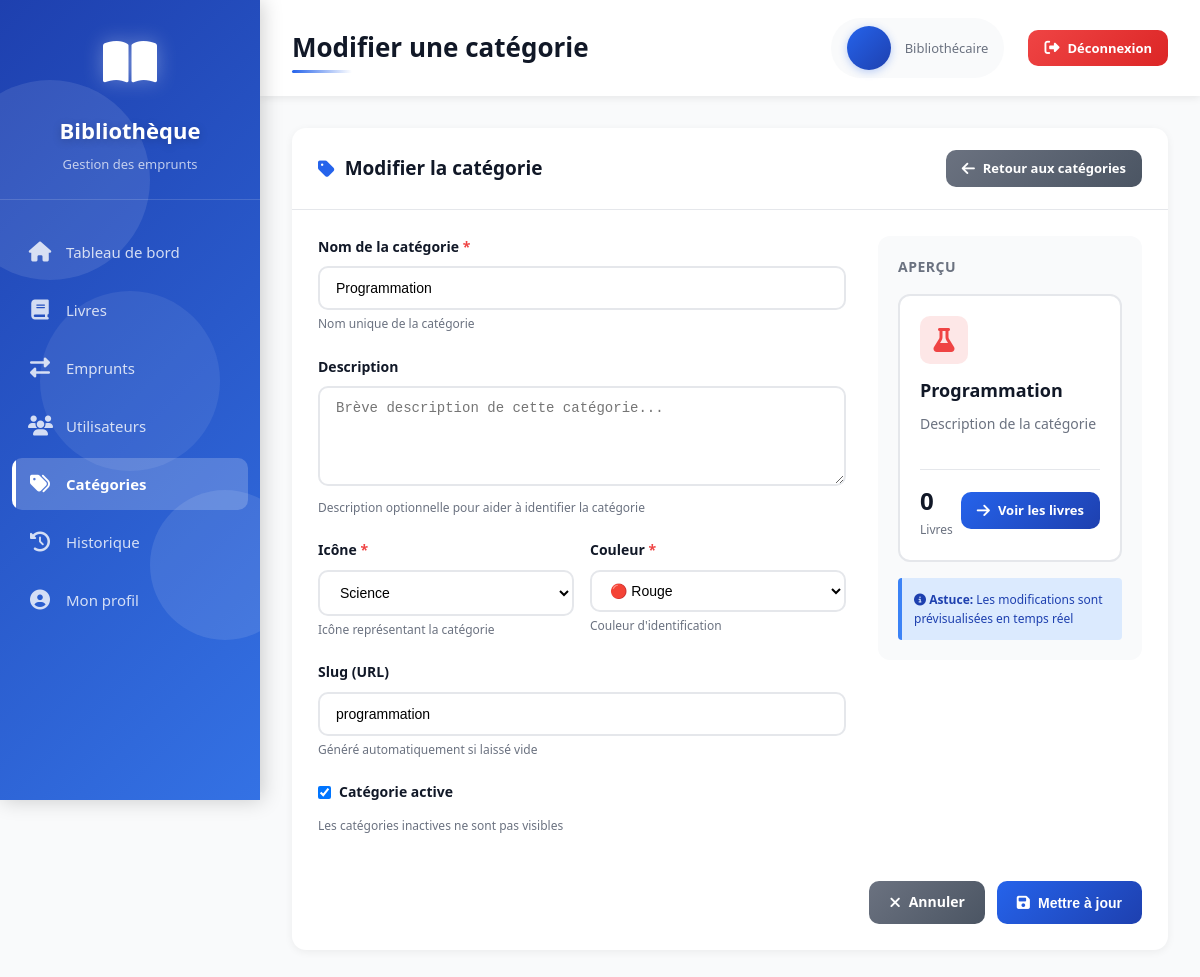
Screenshot of /categories/edit/3/ (signed in) with the database file from the repository.
### books/models.py (models this page shows, shortened)
class Categorie(models.Model):
    nom = models.CharField(max_length=40,null=False)
    description = models.TextField()
    icone = models.CharField(max_length=50, choices=ICONE_CHOICES)
    couleur = models.CharField(max_length=10, null=False)
    slug_url = models.SlugField(max_length=100, blank=True, unique=True)
    is_active = models.BooleanField(default=True)

### app/views.py (the view, shortened to what this page needs)
# urls.py: path("categories/edit/<int:pk>/", views.categories_form, name="categories_edit"),
@login_required(login_url='signin')
def categories_form(request, pk=None):
    category = None
    if pk:
        category = get_object_or_404(Categorie, pk=pk)
    return render(request, "categories_form.html", {
        "category": category,
        "ICONE_CHOICES": ICONE_CHOICES,
    })

### templates/categories_form.html (shortened to what this page needs)
{% extends 'base.html' %}
{% if category %}
    {% url 'categories_edit' category.id as form_url %}
{% else %}
    {% url 'categories_form' as form_url %}
{% endif %}
{% block page_title %}{% if category %}Modifier{% else %}Ajouter{% endif %} une catégorie{% endblock %}
{% block content %}
<div class="card">
    <div class="card-header">
        <h3>
            <i class="fas fa-tag"></i>
            {% if category %}Modifier la catégorie{% else %}Nouvelle catégorie{% endif %}
        </h3>
        <a href="{% url 'categories_list' %}" class="btn btn-secondary btn-sm">
            <i class="fas fa-arrow-left"></i>
            Retour aux catégories
        </a>
    </div>
    <div class="card-body">
        <form method="post" action="{{ form_url }}">
            <div style="display: grid; grid-template-columns: 2fr 1fr; gap: 32px;">
                <div>
                    <div class="form-group">
                        <label for="nom">
                            Nom de la catégorie <span class="required">*</span>
                        </label>
                        <input
                            type="text"
                            id="nom"
                            name="nom"
                            value="{{ category.nom }}"
                            placeholder="Ex: Science-Fiction"
                            required
                        >
                        <span class="form-help">Nom unique de la catégorie</span>
                    </div>
                    <div class="form-group">
                        <label for="description">
                            Description
                        </label>
                        <textarea
                            id="description"
                            name="description"
                            placeholder="Brève description de cette catégorie..."
                            rows="4"
                        >{{ category.description }}</textarea>
                        <span class="form-help">Description optionnelle pour aider à identifier la catégorie</span>
                    </div>
                    <div style="display: grid; grid-template-columns: 1fr 1fr; gap: 16px;">
                        <div class="form-group">
                            <label for="icone">
                                Icône <span class="required">*</span>
                            </label>
                            <select id="icone" name="icone" required>
                                {% for val, label in ICONE_CHOICES %}
                                    <option value="{{ val }}" {% if category.icone == val %}selected{% endif %}>
                                        {{ label }}
                                    </option>
                                {% endfor %}
                            </select>
                            <span class="form-help">Icône représentant la catégorie</span>
                        </div>
                        <div class="form-group">
                            <label for="couleur">
                                Couleur <span class="required">*</span>
                            </label>
                            <select id="couleur" name="couleur" required style="padding: 10px 14px;">
                                <option value="#ef4444" {% if category.couleur == "#ef4444" %}selected{% endif %} style="background: #ef444420; color: #ef4444; font-weight: 600;">🔴 Rouge</option>
                            </select>
                            <span class="form-help">Couleur d'identification</span>
                        </div>
                    </div>
                    <div class="form-group">
                        <label for="slug">
                            Slug (URL)
                        </label>
                        <input
                            type="text"
                            id="slug"
                            name="slug"
                            value="{{ category.slug_url }}"
                            placeholder="Ex: science-fiction"
                        >
                        <span class="form-help">Généré automatiquement si laissé vide</span>
                    </div>
                    <div class="form-group">
                        <label style="display: flex; align-items: center; gap: 8px; cursor: pointer;">
                            <input
                                type="checkbox"
                                name="is_active"
                                {% if category.is_active or not category %}checked{% endif %}
                            >
                            <span>Catégorie active</span>
                        </label>
                        <span class="form-help">Les catégories inactives ne sont pas visibles</span>
                    </div>
                </div>
                <div>
                    <div style="background: #f9fafb; border-radius: 12px; padding: 20px; position: sticky; top: 100px;">
                        <h4 style="font-size: 14px; font-weight: 600; color: #6b7280; margin-bottom: 16px; text-transform: uppercase; letter-spacing: 0.5px;">
                            Aperçu
                        </h4>
                        <div id="preview-card" style="background: white; border: 2px solid #e5e7eb; border-radius: 12px; padding: 20px;">
                            <div style="display: flex; justify-content: space-between; align-items: start; margin-bottom: 12px;">
                                <div id="preview-icon-container" style="width: 48px; height: 48px; border-radius: 10px; background: #3b82f620; display: flex; align-items: center; justify-content: center;">
                                    <i id="preview-icon" class="fas fa-book" style="font-size: 24px; color: #3b82f6;"></i>
                                </div>
                            </div>
                            <h4 id="preview-name" style="font-size: 18px; font-weight: 600; color: #111827; margin-bottom: 8px;">
                            </h4>
                            <p id="preview-description" style="font-size: 14px; color: #6b7280; margin-bottom: 16px; min-height: 40px;">
                                Description de la catégorie
                            </p>
                            <div style="display: flex; justify-content: space-between; align-items: center; padding-top: 12px; border-top: 1px solid #e5e7eb;">
                                <div>
                                    <div style="font-size: 24px; font-weight: 700; color: #111827;">{{ category.book_count|default:"0" }}</div>
                                    <div style="font-size: 12px; color: #6b7280;">Livres</div>
                                </div>
                                <div class="btn btn-sm btn-primary" style="pointer-events: none;">
                                    <i class="fas fa-arrow-right"></i>
                                    Voir les livres
                                </div>
                            </div>
                        </div>
                        <div style="margin-top: 16px; padding: 12px; background: #dbeafe; border-left: 4px solid #3b82f6; border-radius: 4px;">
                            <div style="font-size: 12px; color: #1e40af;">
                                <i class="fas fa-info-circle"></i>
                                <strong>Astuce:</strong> Les modifications sont prévisualisées en temps réel
                            </div>
                        </div>
                    </div>
                </div>
            </div>
            <div class="btn-group" style="justify-content: flex-end; margin-top: 24px;">
                <a href="{% url 'categories_list' %}" class="btn btn-secondary">
                    <i class="fas fa-times"></i>
                    Annuler
                </a>
                <button type="submit" class="btn btn-primary">
                    <i class="fas fa-save"></i>
                    {% if category %}Mettre à jour{% else %}Enregistrer{% endif %}
                </button>
            </div>
        </form>
    </div>
</div>
{% endblock %}

### static/css/style.css (style rules this page uses)
:root { --primary-color: #2563eb; --primary-dark: #1e40af; --secondary-color: #10b981; --danger-color: #ef4444; --warning-color: #f59e0b; --dark-bg: #1f2937; --sidebar-bg: #111827; --text-dark: #111827; --text-light: #6b7280; --border-color: #e5e7eb; --success-color: #10b981; --info-color: #3b82f6; }
* { margin: 0; padding: 0; box-sizing: border-box; }
body { font-family: 'Segoe UI', Tahoma, Geneva, Verdana, sans-serif; background-color: #f9fafb; color: var(--text-dark); line-height: 1.6; }
.card { background: white; border-radius: 14px; box-shadow: 0 2px 8px rgba(0,0,0,0.06); margin-bottom: 24px; animation: slideUp 0.6s ease backwards; transition: all 0.3s ease; }
.card:nth-child(1) { animation-delay: 0.1s; }
.card-header { padding: 22px 26px; border-bottom: 1px solid var(--border-color); display: flex; justify-content: space-between; align-items: center; }
.card-header h3 { font-size: 19px; font-weight: 700; color: var(--text-dark); display: flex; align-items: center; gap: 10px; }
.card-header h3 i { color: var(--primary-color); }
.card-body { padding: 26px; }
.btn { display: inline-flex; align-items: center; gap: 8px; padding: 10px 20px; border: none; border-radius: 10px; font-size: 14px; font-weight: 600; cursor: pointer; text-decoration: none; transition: all 0.3s ease; position: relative; overflow: hidden; }
.btn::before { content: ''; position: absolute; top: 50%; left: 50%; width: 0; height: 0; border-radius: 50%; background: rgba(255, 255, 255, 0.3); transform: translate(-50%, -50%); transition: width 0.6s, height 0.6s; }
.btn i { font-size: 15px; }
.btn-primary { background: linear-gradient(135deg, var(--primary-color), var(--primary-dark)); color: white; }
.btn-secondary { background: linear-gradient(135deg, #6b7280, #4b5563); color: white; }
.btn-sm { padding: 8px 16px; font-size: 13px; }
.btn-group { display: flex; gap: 12px; flex-wrap: wrap; }
.form-group { margin-bottom: 20px; }
label { display: block; margin-bottom: 8px; font-weight: 600; font-size: 14px; color: var(--text-dark); }
.required { color: var(--danger-color); }
input[type="text"], input[type="email"], input[type="password"], input[type="date"], input[type="number"], select, textarea { width: 100%; padding: 12px 16px; border: 2px solid var(--border-color); border-radius: 10px; font-size: 14px; transition: all 0.3s ease; background: white; }
textarea { resize: vertical; min-height: 100px; }
.form-help { font-size: 12px; color: var(--text-light); margin-top: 6px; }

### rows the page displays
Categorie: nom "Programmation", icone "Science", couleur "🔴 Rouge", slug "programmation", is_active "☑"

### other values shown
{{ user.role|default:"Bibliothécaire" }} "Bibliothécaire"
{{ category.book_count|default:"0" }} "0"
